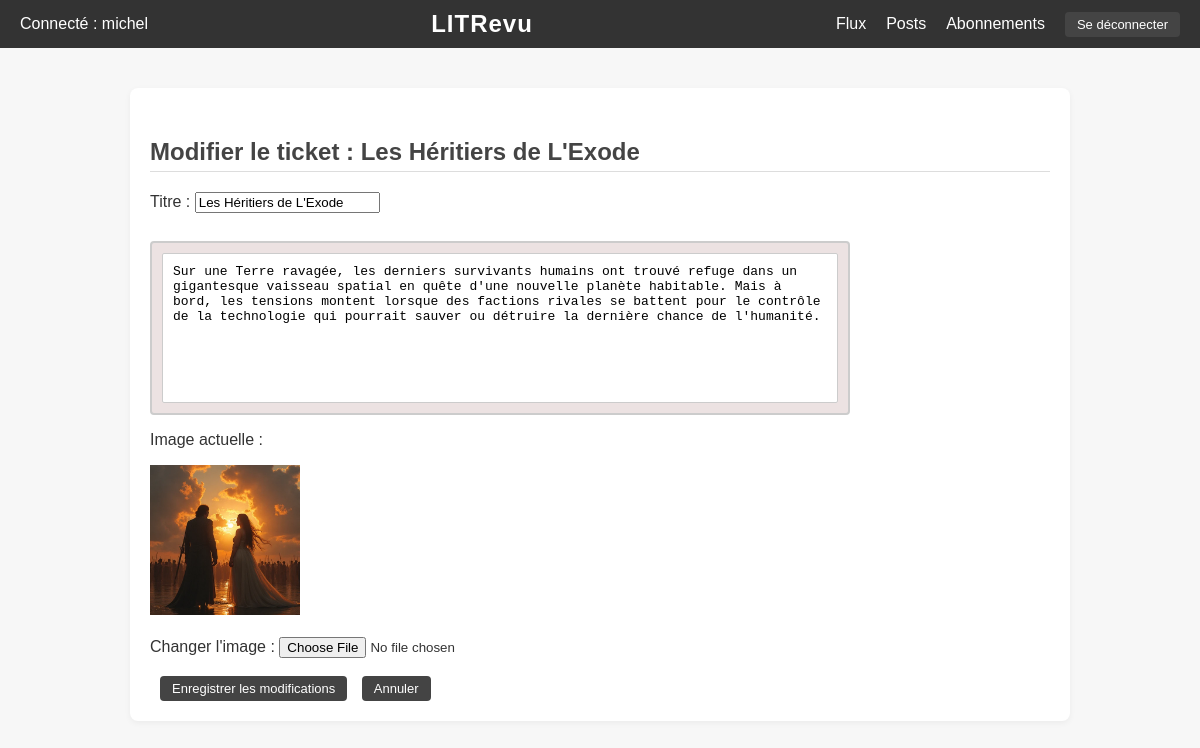
The app's page /edit_ticket/26/ (signed in) with its own data.
### myapp/models.py (models this page shows, shortened)
class Ticket(models.Model):
    title = models.CharField(max_length=128)
    description = models.TextField(max_length=2048, blank=True)
    user = models.ForeignKey(User, on_delete=models.CASCADE)
    image = models.ImageField(upload_to='images/', null=True, blank=True)
    time_created = models.DateTimeField(auto_now_add=True)

### myapp/views.py (the view, shortened to what this page needs)
# urls.py: path('edit_ticket/<int:ticket_id>/', views.edit_ticket, name='edit_ticket'),
@login_required
def edit_ticket(request, ticket_id):
    ticket = get_object_or_404(Ticket, id=ticket_id, user=request.user)
    return render(request, 'edit_ticket.html', {'ticket': ticket})

### myapp/templates/edit_ticket.html (shortened to what this page needs)
{% extends 'base.html' %}
{% block content %}
  <h2>Modifier le ticket : {{ ticket.title }}</h2>
  <form method="POST" enctype="multipart/form-data">
    <label for="ticket_title">Titre :</label>
    <input type="text" id="ticket_title" name="ticket_title" value="{{ ticket.title }}" required><br><br>
    <div class="ticket_description">
      <textarea id="ticket_description" name="ticket_description" required>{{ ticket.description }}</textarea>
  </div>
    {% if ticket.image %}
      <p>Image actuelle :</p>
      <img src="{{ ticket.image.url }}" alt="Image du ticket" style="max-width: 200px; max-height: 150px;"><br><br>
    {% endif %}
    <label for="ticket_image">Changer l'image :</label>
    <input type="file" id="ticket_image" name="ticket_image"><br><br>
    <button type="submit" class="button">Enregistrer les modifications</button>
    <form action="{% url 'all_tickets' %}" method="get" style="display: inline;">
      <button type="submit" class="button">Annuler</button>
  </form>
  </form>
{% endblock %}

### myapp/templates/base.html (shortened to what this page needs)
<!DOCTYPE html>
<html lang="fr">
<head>
    {% load static %}
    <link rel="stylesheet" type="text/css" href="{% static 'css/style.css' %}">
</head>
<body>
    <div class="header">
        <div>
            {% if request.user.is_authenticated %}
                <span class="username">Connecté : {{ request.user.username }}</span>
            {% endif %}
        </div>
        <div class="center">LITRevu</div>
        <div class="links">
            <a href="{% url 'user_feed' %}">Flux</a>
            <a href="{% url 'all_tickets' %}">Posts</a>
            <a href="{% url 'follow_user' %}">Abonnements</a>
            <form action="{% url 'logout' %}" method="post" style="margin-left: 10px;">
                <button type="submit">Se déconnecter</button>
            </form>
        </div>
    </div>
    <div class="content">
        {% block content %}
        {% endblock %}
    </div>
</body>
</html>

### static/css/style.css (style rules this page uses)
body { font-family: 'Segoe UI', sans-serif; margin: 0; padding: 0; background-color: #f7f7f7; color: #333; }
.header { display: flex; justify-content: space-between; align-items: center; padding: 15px 30px; background-color: #222; color: white; }
.header .center { flex: 1; text-align: center; font-size: 26px; font-weight: bold; letter-spacing: 1px; }
.header .links a { color: white; text-decoration: none; margin-left: 20px; transition: color 0.3s; }
.content { max-width: 900px; margin: 40px auto; padding: 20px; background-color: white; border-radius: 8px; box-shadow: 0 2px 6px rgba(0, 0, 0, 0.05); }
h2, h3 { color: #444; border-bottom: 1px solid #ddd; padding-bottom: 5px; margin-top: 30px; }
form { display: inline; }
button { background-color: #444; color: white; border: none; padding: 5px 12px; margin-left: 10px; border-radius: 4px; cursor: pointer; font-size: 13px; transition: background-color 0.3s; text-align: center; width: auto; height: auto; }
a { color: #444; text-decoration: none; }
button { background-color: #444; color: white; border: none; padding: 5px 12px; margin-left: 10px; border-radius: 4px; cursor: pointer; font-size: 13px; transition: background-color 0.3s; }
.ticket_description { max-width: 700px; width: 100%; background-color: #ece2e2; border: 2px solid #ccc; border-radius: 4px; margin-top: 10px; padding: 10px; box-sizing: border-box; overflow: hidden; }
.ticket_description textarea { width: 100%; min-height: 150px; max-height: 400px; padding: 10px; font-size: 13px; border: 1px solid #ccc; border-radius: 2px; resize: none; overflow: auto; white-space: pre-wrap; box-sizing: border-box; display: block; }

### myapp/templates/base.html (style rules this page uses)
body { font-family: Arial, sans-serif; margin: 0; padding: 0; }
.header { display: flex; justify-content: space-between; align-items: center; padding: 10px 20px; background-color: #333; color: white; }
.header .center { flex: 1; text-align: center; font-size: 24px; }
.header .links { display: flex; align-items: center; }
.header .links a { color: white; text-decoration: none; margin-left: 20px; }

### records on screen
Ticket: title "Les Héritiers de L'Exode", ticket_title "Les Héritiers de L'Exode", ticket_description "Sur une Terre ravagée, les derniers survivants humains ont trouvé refuge dans un gigantesque vaisseau spatial en quête d'une nouvelle planète habitable. Mais à bord, les tensions montent lorsque des factions rivales se battent pour le contrôle de la technologie qui pourrait sauver ou détruire la dernière chance de l'humanité.", image (picture)

### other values on screen
{{ request.user.username }} "michel"
